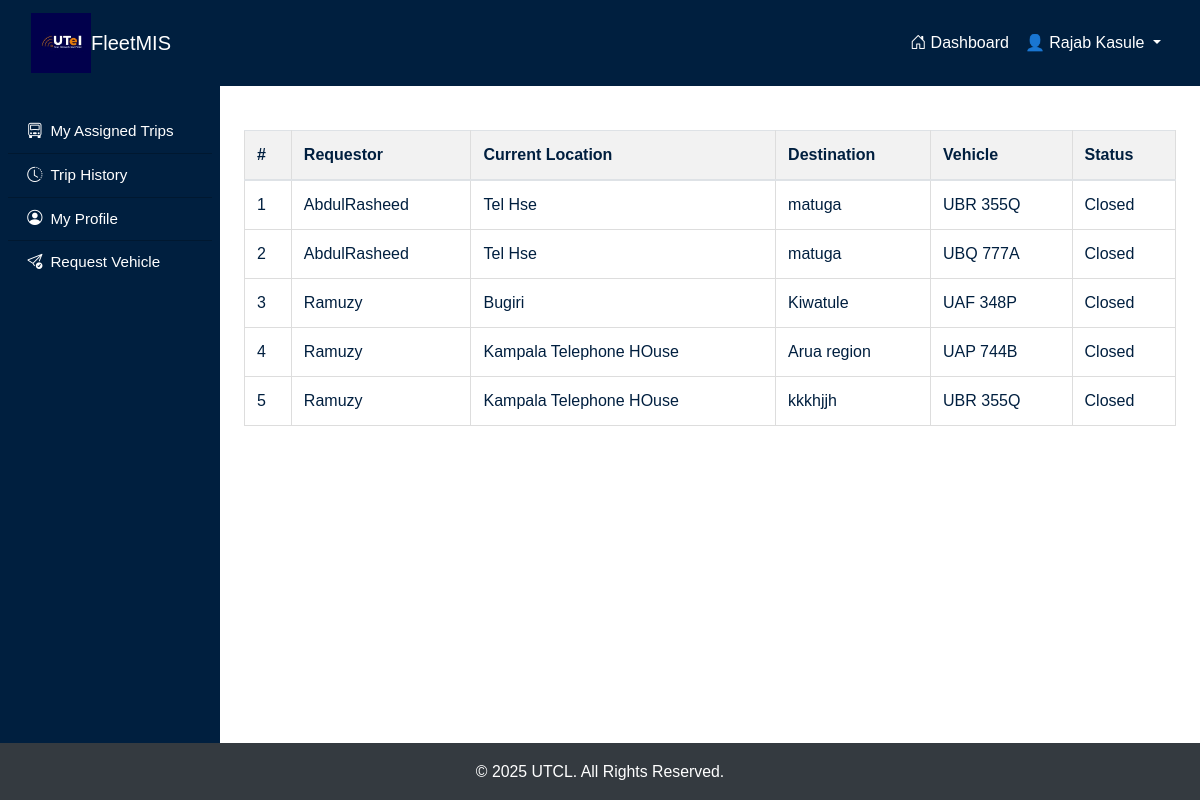
The page /requests/ (signed in) on the database as committed earlier.
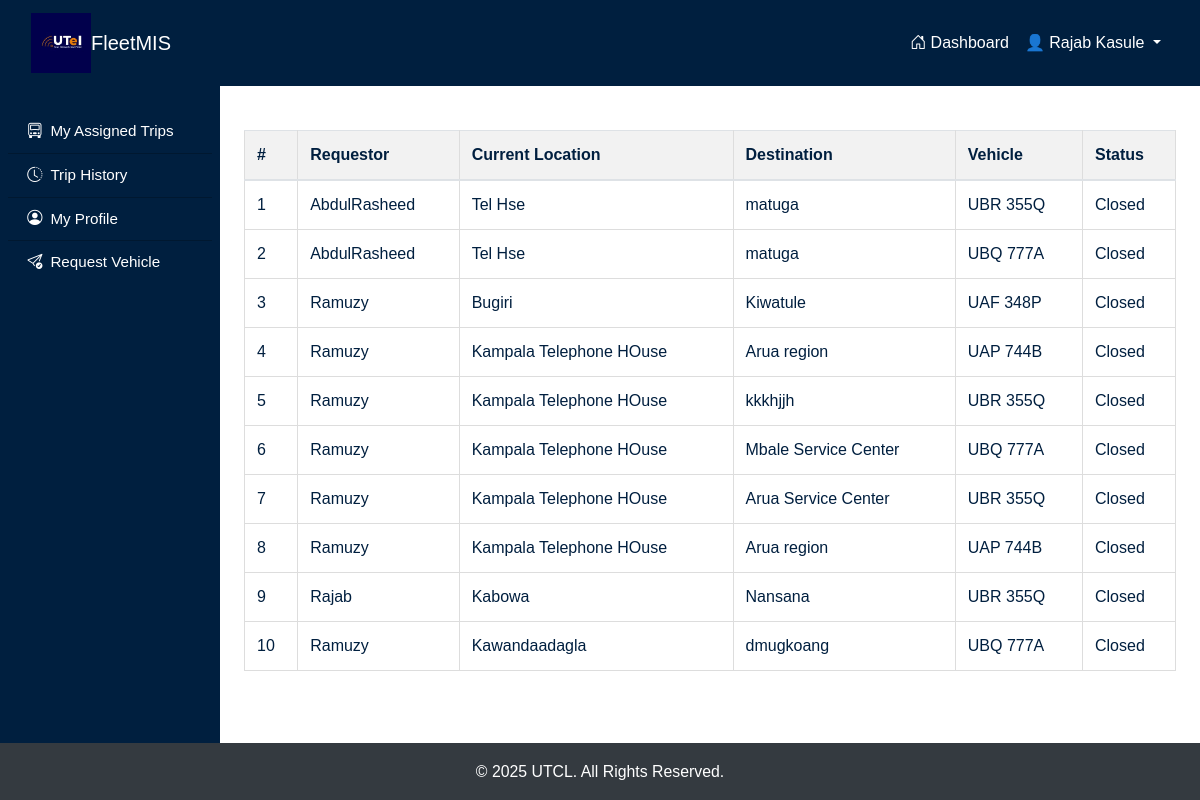
The same page on the database as committed later.
### fleetApp/models.py (models this page shows, shortened)
class Request(models.Model):
    REQUEST_STATE = [
        ("P", "Pending"),
        ("O", "Open"),
        ("C", "Closed"),
    ]
    requestor = models.ForeignKey(settings.AUTH_USER_MODEL, on_delete=models.CASCADE, related_name="requests")
    request_date = models.DateField(auto_now_add=True)
    current_location = models.CharField(max_length=50)
    destination = models.CharField(max_length=50)
    purpose = models.CharField(max_length=100)
    vehicle = models.ForeignKey('Vehicle', on_delete=models.CASCADE, null=True, blank=True)
    driver = models.ForeignKey('Driver', on_delete=models.SET_NULL, null=True, blank=True, related_name='requests')
    time_of_allocation = models.DateTimeField(null=True, blank=True)
    updated_at = models.DateTimeField(auto_now=True)
    request_status = models.CharField(max_length=1, choices=REQUEST_STATE, default="P")
    mileage_at_assignment = models.IntegerField(null=True, blank=True)
    mileage_at_return = models.IntegerField(null=True, blank=True)

class Vehicle(models.Model):
  ENGIN = [
    ("GAS", "Gasoline"),
    ("HYB", "Hybrid"),
    ("DIS", "Diesel"),
    ("ELE", "Electric")
  ]
  STATUS = [
    ("Available", "Available"),
    ("Allocated", "Allocated")
  ]
  vehicle_plate = models.CharField(max_length=20, unique=True)
  vehicle_type = models.CharField(max_length=50)
  mileage = models.PositiveIntegerField()
  engine_type = models.CharField(max_length=4, choices=ENGIN)
  status = models.CharField(max_length=9, choices=STATUS, default="Available")

### fleetApp/views.py (the view)
# urls.py: path('requests/', views.request_list, name='request_list'),
@login_required
def request_list(request):
    status_filter = request.GET.get('status')
    if status_filter == 'pending':
        requests = Request.objects.filter(request_status='P')  # 'P' for Pending
    elif status_filter == 'closed':
        requests = Request.objects.filter(request_status='C')  # 'C' for Closed
    else:
        requests = Request.objects.all()  # Default: show all requests
    context = {
        'requests': requests
    }
    return render(request, 'fleetApp/requisition/request_list.html', context)

### fleetApp/context_processors.py (called while the page is built)
def unread_alerts_count(request):
    if request.user.is_authenticated and request.user.groups.filter(name="FleetManagers").exists():
        count = Alert.objects.filter(priority_level="High").count()
        return {'unread_alerts_count': count}
    return {}

### fleetApp/templatetags/group_tags.py (called while the page is built)
@register.filter(name='has_group')
def has_group(user, group_name):
    return user.groups.filter(name=group_name).exists()

### fleetApp/templates/fleetApp/requisition/request_list.html (shortened to what this page needs)
{% extends "main.html" %}
{% load crispy_forms_tags %}
{% block content %}
<table class="table">
    <thead>
        <tr>
            <th>#</th>
            <th>Requestor</th>
            <th>Current Location</th>
            <th>Destination</th>
            <th>Vehicle</th>
            <th>Status</th>
        </tr>
    </thead>
    <tbody>
        {% for request in requests %}
        <tr>
            <td>{{ forloop.counter }}</td>
            <td>{{ request.requestor.username }}</td>
            <td>{{ request.current_location }}</td>
            <td>{{ request.destination }}</td>
            <td>
                {% if request.vehicle %}
                    {{ request.vehicle.vehicle_plate }}
                {% else %}
                    <span class="badge bg-secondary">Unassigned</span>
                {% endif %}
            </td>
            <td>{{ request.get_request_status_display }}</td>
        </tr>
        {% endfor %}
    </tbody>
</table>
{% endblock %}

Rows that differ between the two databases and show on the page:
added Request: requestor.username "Ramuzy", current_location "Kampala Telephone HOuse", destination "Mbale Service Center", vehicle.vehicle_plate "UBQ 777A", request_status "Closed"
added Request: requestor.username "Ramuzy", current_location "Kampala Telephone HOuse", destination "Arua Service Center", vehicle.vehicle_plate "UBR 355Q", request_status "Closed"
added Request: requestor.username "Ramuzy", current_location "Kampala Telephone HOuse", destination "Arua region", vehicle.vehicle_plate "UAP 744B", request_status "Closed"
added Request: requestor.username "Rajab", current_location "Kabowa", destination "Nansana", vehicle.vehicle_plate "UBR 355Q", request_status "Closed"
added Request: requestor.username "Ramuzy", current_location "Kawandaadagla", destination "dmugkoang", vehicle.vehicle_plate "UBQ 777A", request_status "Closed"
